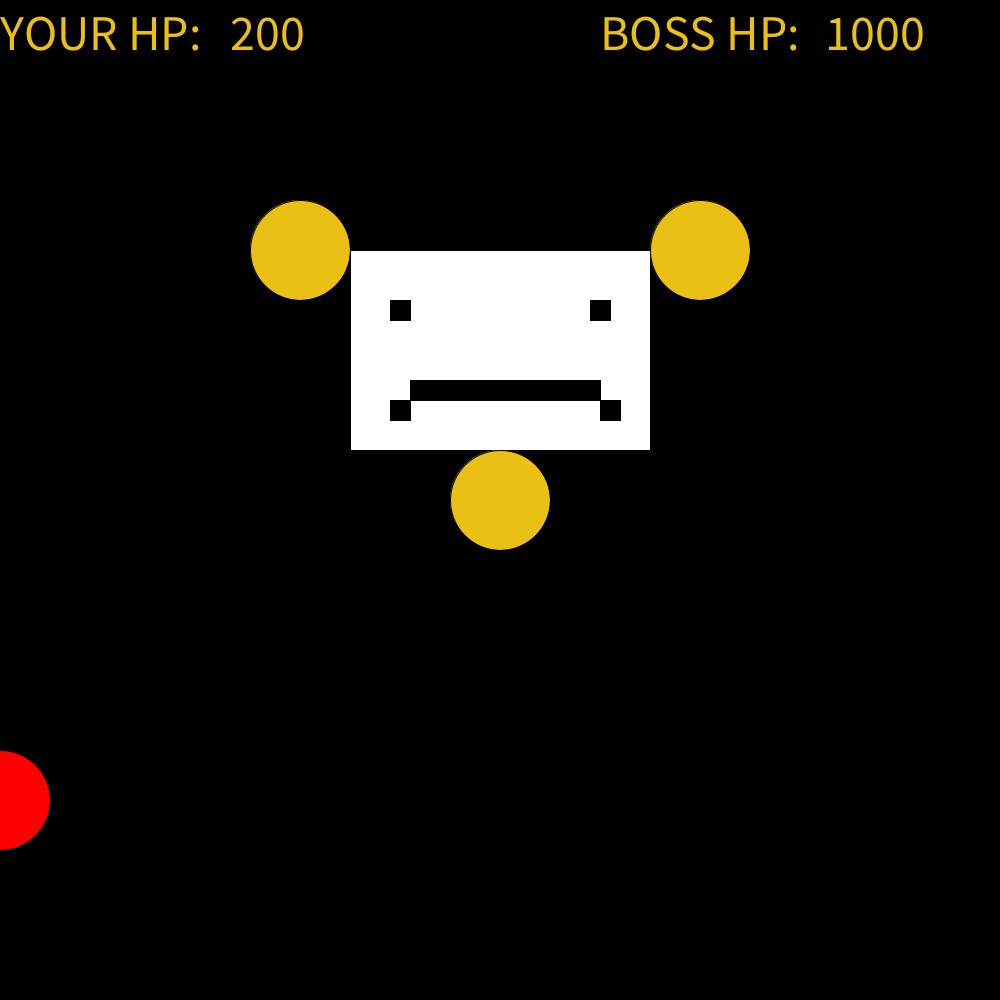
Frame 1 (no input)
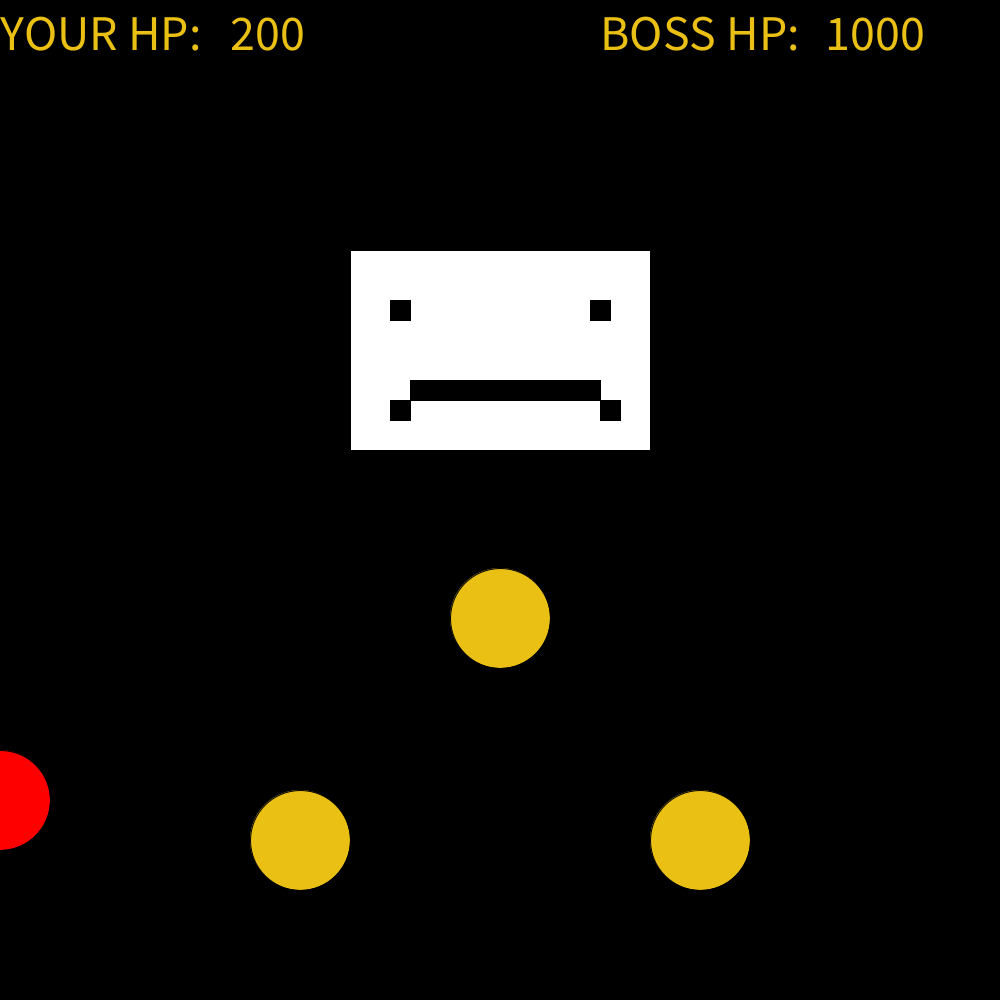
Frame 60 (the mouse pressed at the canvas centre just before this capture)
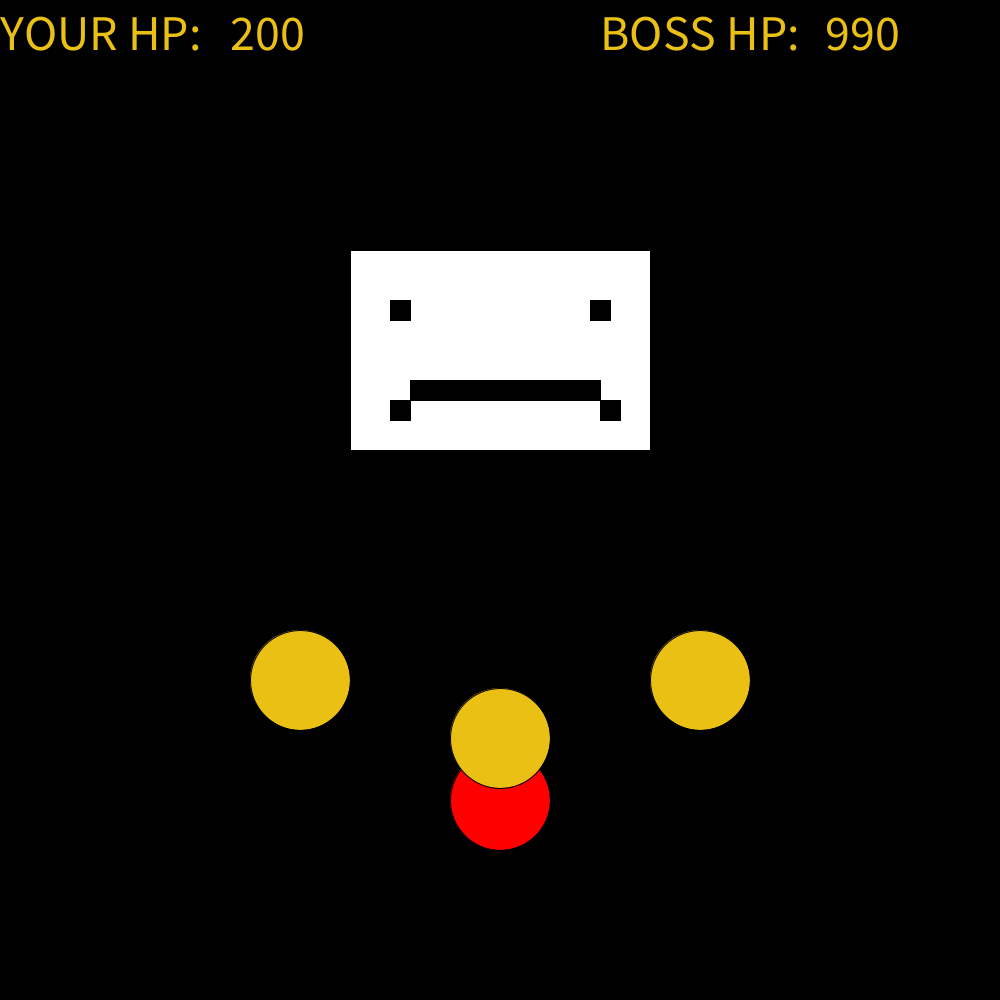
Frame 120 (the mouse held since frame 60 and released just before this capture)

The Processing sketch that drew these frames (run headless with seeded random() and noise(); from frame 60 on, the mouse is pressed at the canvas centre):

// Processing sketch: Samuel_Boss
// ── Samuel_Boss.pde
int bossX=350;
int bossY=250;
int buX=500;
int buY=-100;
int health=1000;
int bossbuL= 250;
int bossbuLX=300;
int bossbuR=250;
int bossbuRX=700;
int bossbuC=500;
int bossbuCX=500;
int playhealth=200;
int playerX=0;
int playerY=800;
void setup()
{
  size(1000, 1000);
  noCursor();
}
void draw()
{
  playerX = mouseX;
  background(0, 0, 0);

  if (health<=0)
  {
    background(0, 0, 0);
    textSize(100);
    fill(#EAC015);
    text("YOU WIN!", 250, 200);
    textSize(50);
    text("PRESS SPACE TO PLAY AGAIN", 150, 800);
    fill(255, 255, 255);
    rect(bossX, bossY, 300, 200);
    fill(0, 0, 0);
    rect(bossX+40, bossY+50, 20, 20);
    rect (bossX+240, bossY+50, 20, 20);
    rect(bossX+40, bossY+150, 20, 20);
    rect(bossX+60, bossY+130, 20, 20);
    rect(bossX+70, bossY+130, 180, 20);
    rect(bossX+250, bossY+150, 20, 20);
    return;
  }
  if (playhealth<=0)
  {
    background(0, 0, 0);
    fill(255, 0, 0);
    textSize(100);
    text("GAME OVER!", 200, 200);
    textSize(50);
    text("PRESS SPACE TO PLAY AGAIN", 150, 800);
    fill(255, 255, 255);
    rect(bossX, bossY, 300, 200);
    fill(0, 0, 0);
    rect(bossX+40, bossY+50, 20, 20);
    rect (bossX+240, bossY+50, 20, 20);
    rect(bossX+40, bossY+150, 20, 20);
    rect(bossX+60, bossY+130, 20, 20);
    rect(bossX+70, bossY+130, 180, 20);
    rect(bossX+250, bossY+150, 20, 20);
    return;
  }

  fill(255, 255, 255);
  rect(bossX, bossY, 300, 200);
  fill(0, 0, 0);
  rect(bossX+40, bossY+50, 20, 20);
  rect (bossX+240, bossY+50, 20, 20);
  rect(bossX+40, bossY+150, 20, 20);
  rect(bossX+60, bossY+130, 20, 20);
  rect(bossX+70, bossY+130, 180, 20);
  rect(bossX+250, bossY+150, 20, 20);
  fill(255, 0, 0);
  ellipse(playerX, playerY, 100, 100);
  ellipse(buX, buY, 5, 55);
  fill(#EAC015);

  //boss center bullet//
  ellipse(bossbuCX, bossbuC, 100, 100);
  bossbuC=bossbuC+2;
  if (bossbuC >1000)
  {
    bossbuC=500;
  }
  //boss left bullet//
  ellipse(bossbuRX, bossbuR, 100, 100);
  bossbuR=bossbuR+10;
  if (bossbuR>1000)
  {
    bossbuR=250;
  }

  //boss left bullet//
  ellipse(bossbuLX, bossbuL, 100, 100);
  bossbuL= bossbuL+10;
  if (bossbuL>1000)
  {
    bossbuL=250;
  }
  textSize(50);
  text("BOSS HP:", 600, 50);
  text(health, 825, 50);
  buY=buY-100;
  text("YOUR HP:", 0, 50);
  text(playhealth, 230, 50);
  if (buX>bossX && buX<bossX+300 && buY<bossY+200 && buY > bossY)
  {
    health=health-10;
    buY=-500;
  }
  if (bossbuLX+50 > playerX-50 && bossbuLX-50 < playerX+50 && bossbuL+50 > playerY-50 && bossbuL-50 < playerY+50)
  {
    playhealth=playhealth-10;
    bossbuL=250;
  }
  if (bossbuRX+50 > playerX-50 && bossbuRX-50 < playerX+50 && bossbuR > playerY-50 && bossbuR < playerY+50)
  {
    playhealth=playhealth-10;
    bossbuR=250;
  }
  if (bossbuCX+50 > playerX-50 && bossbuCX-50 < playerX+50 && bossbuC > playerY-50 && bossbuC < playerY+50)
  {
    playhealth=playhealth-30;
    bossbuC=500;
  }
}

void mousePressed()
{
  buX=mouseX;
  buY=800;
}
void keyPressed()
{
  if (key==' ' && health<=0)
  {
    bossX=350;
    bossY=250;
    buX=500;
    buY=-100;
    health=1000;
    bossbuL= 250;
    bossbuLX=300;
    bossbuR=250;
    bossbuRX=700;
    bossbuC=500;
    bossbuCX=500;
    playhealth=200;
    playerX=0;
    playerY=800;
  }
  if (key==' ' && playhealth<=0)
  {
    bossX=350;
    bossY=250;
    buX=500;
    buY=-100;
    health=1000;
    bossbuL= 250;
    bossbuLX=300;
    bossbuR=250;
    bossbuRX=700;
    bossbuC=500;
    bossbuCX=500;
    playhealth=200;
    playerX=0;
    playerY=800;
  }
}
